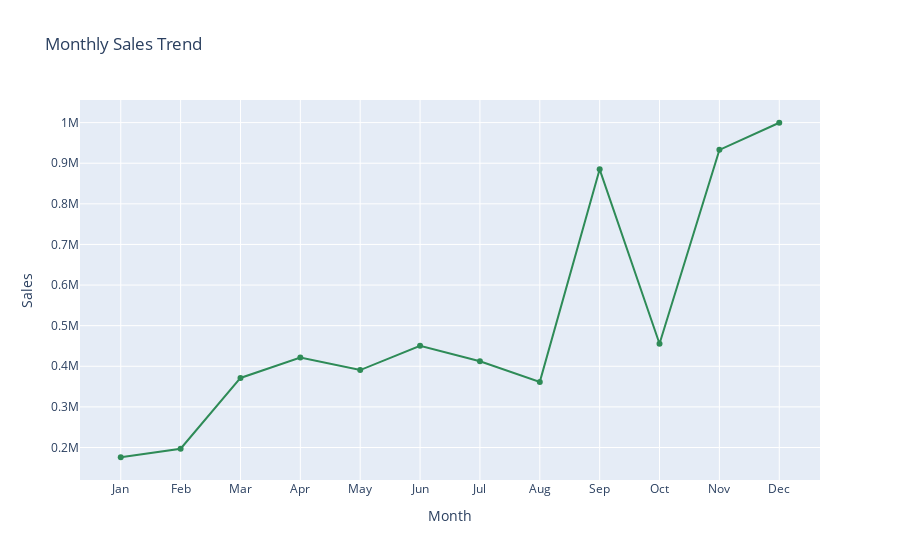

The notebook cell this image was saved under:
### Code cell
#  FIXED Plot 2: Monthly Sales Trend 

import plotly.express as px

# Ensure datetime & numeric
df["Order Date"] = pd.to_datetime(df["Order Date"], errors="coerce")
df["Sales"] = pd.to_numeric(df["Sales"], errors="coerce")

# Create numeric + label months
df["MonthNo"] = df["Order Date"].dt.month
month_labels = ["Jan", "Feb", "Mar", "Apr", "May", "Jun",
                "Jul", "Aug", "Sep", "Oct", "Nov", "Dec"]

monthly_sales = (
    df.dropna(subset=["MonthNo", "Sales"])
      .groupby("MonthNo", as_index=False)["Sales"].sum()
      .sort_values("MonthNo")
)
monthly_sales["Month"] = monthly_sales["MonthNo"].apply(lambda m: month_labels[int(m)-1])

# Use Supermart palette (fallback if not defined)
palette = [supermart_colors[0]] if "supermart_colors" in globals() else ["#2E8B57"]

# Plot
fig2 = px.line(
    monthly_sales,
    x="Month",
    y="Sales",
    markers=True,
    title="Monthly Sales Trend",
    color_discrete_sequence=palette
)
fig2.update_traces(hovertemplate="Month: %{x}<br>Sales: %{y:,}")
fig2.show()

### Figure 1 — Plotly figure (JSON) as saved in the notebook; plotly's stock layout.template omitted (floating-point values rounded to 4 significant figures)
{"data": [{"hovertemplate": "Month: %{x}<br>Sales: %{y:,}", "legendgroup": "", "line": {"color": "#2E8B57", "dash": "solid"}, "marker": {"symbol": "circle"}, "mode": "lines+markers", "name": "", "orientation": "v", "showlegend": false, "type": "scatter", "x": ["Jan", "Feb", "Mar", "Apr", "May", "Jun", "Jul", "Aug", "Sep", "Oct", "Nov", "Dec"], "xaxis": "x", "y": [175986, 196874, 371201, 421442, 390694, 450453, 412349, 361569, 884991, 455396, 932884, 999661], "yaxis": "y"}], "layout": {"legend": {"tracegroupgap": 0}, "title": {"text": "Monthly Sales Trend"}, "xaxis": {"anchor": "y", "domain": [0, 1], "title": {"text": "Month"}}, "yaxis": {"anchor": "x", "domain": [0, 1], "title": {"text": "Sales"}}}}
